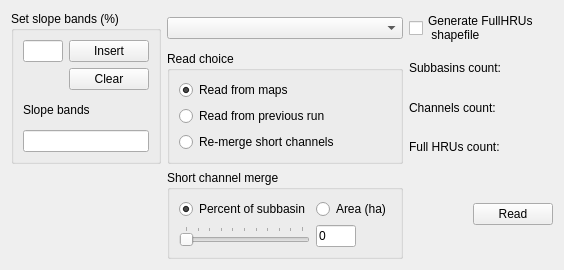
    <widget class="QWidget" name="widget" native="true">
     <property name="sizePolicy">
      <sizepolicy hsizetype="Preferred" vsizetype="Preferred">
       <horstretch>0</horstretch>
       <verstretch>0</verstretch>
      </sizepolicy>
     </property>
     <layout class="QGridLayout" name="gridLayout_13">
      <item row="0" column="1">
       <widget class="QComboBox" name="floodplainCombo">
        <property name="sizePolicy">
         <sizepolicy hsizetype="Expanding" vsizetype="Fixed">
          <horstretch>0</horstretch>
          <verstretch>0</verstretch>
         </sizepolicy>
        </property>
        <property name="toolTip">
         <string/>
        </property>
        <property name="maxVisibleItems">
         <number>20</number>
        </property>
       </widget>
      </item>
      <item row="3" column="2" colspan="2">
       <widget class="QLabel" name="fullHRUsLabel">
        <property name="sizePolicy">
         <sizepolicy hsizetype="Preferred" vsizetype="Preferred">
          <horstretch>0</horstretch>
          <verstretch>0</verstretch>
         </sizepolicy>
        </property>
        <property name="text">
         <string>Full HRUs count:   </string>
        </property>
       </widget>
      </item>
      <item row="1" column="1" rowspan="3">
       <widget class="QGroupBox" name="readChoiceGroup">
        <property name="sizePolicy">
         <sizepolicy hsizetype="Preferred" vsizetype="Preferred">
          <horstretch>0</horstretch>
          <verstretch>0</verstretch>
         </sizepolicy>
        </property>
        <property name="title">
         <string>Read choice</string>
        </property>
        <layout class="QGridLayout" name="gridLayout">
         <item row="2" column="0">
          <widget class="QRadioButton" name="readFromPrevious">
           <property name="sizePolicy">
            <sizepolicy hsizetype="Expanding" vsizetype="Fixed">
             <horstretch>0</horstretch>
             <verstretch>0</verstretch>
            </sizepolicy>
           </property>
           <property name="text">
            <string>Read from previous run</string>
           </property>
          </widget>
         </item>
         <item row="3" column="0">
          <widget class="QRadioButton" name="remerge">
           <property name="sizePolicy">
            <sizepolicy hsizetype="Expanding" vsizetype="Fixed">
             <horstretch>0</horstretch>
             <verstretch>0</verstretch>
            </sizepolicy>
           </property>
           <property name="text">
            <string>Re-merge short channels</string>
           </property>
          </widget>
         </item>
         <item row="0" column="0">
          <widget class="QRadioButton" name="readFromMaps">
           <property name="sizePolicy">
            <sizepolicy hsizetype="Expanding" vsizetype="Fixed">
             <horstretch>0</horstretch>
             <verstretch>0</verstretch>
            </sizepolicy>
           </property>
           <property name="text">
            <string>Read from maps</string>
           </property>
           <property name="checked">
            <bool>true</bool>
           </property>
          </widget>
         </item>
        </layout>
       </widget>
      </item>
      <item row="0" column="2" colspan="2">
       <widget class="QCheckBox" name="generateFullHRUs">
        <property name="sizePolicy">
         <sizepolicy hsizetype="Preferred" vsizetype="Fixed">
          <horstretch>0</horstretch>
          <verstretch>0</verstretch>
         </sizepolicy>
        </property>
        <property name="toolTip">
         <string>&lt;!DOCTYPE HTML PUBLIC &quot;-//W3C//DTD HTML 4.0//EN&quot; &quot;http://www.w3.org/TR/REC-html40/strict.dtd&quot;&gt;
&lt;html&gt;&lt;head&gt;&lt;meta name=&quot;qrichtext&quot; content=&quot;1&quot; /&gt;&lt;style type=&quot;text/css&quot;&gt;
p, li { white-space: pre-wrap; }
&lt;/style&gt;&lt;/head&gt;&lt;body style=&quot; font-family:'MS Shell Dlg 2'; font-size:8.25pt; font-weight:400; font-style:normal;&quot;&gt;
&lt;p style=&quot; margin-top:0px; margin-bottom:0px; margin-left:0px; margin-right:0px; -qt-block-indent:0; text-indent:0px;&quot;&gt;&lt;span style=&quot; font-size:8pt;&quot;&gt;Check to create and load a shapefile showing all the potential HRUs.&lt;/span&gt;&lt;/p&gt;
&lt;p style=&quot;-qt-paragraph-type:empty; margin-top:0px; margin-bottom:0px; margin-left:0px; margin-right:0px; -qt-block-indent:0; text-indent:0px; font-size:8pt;&quot;&gt;&lt;/p&gt;
&lt;p style=&quot; margin-top:0px; margin-bottom:0px; margin-left:0px; margin-right:0px; -qt-block-indent:0; text-indent:0px;&quot;&gt;&lt;span style=&quot; font-size:8pt;&quot;&gt;You will need this file if you intend to visualise HRU results.&lt;/span&gt;&lt;/p&gt;
&lt;p style=&quot;-qt-paragraph-type:empty; margin-top:0px; margin-bottom:0px; margin-left:0px; margin-right:0px; -qt-block-indent:0; text-indent:0px; font-size:8pt;&quot;&gt;&lt;/p&gt;&lt;/body&gt;&lt;/html&gt;</string>
        </property>
        <property name="text">
         <string>Generate FullHRUs
 shapefile</string>
        </property>
       </widget>
      </item>
      <item row="4" column="1">
       <widget class="QGroupBox" name="shortChannelGroup">
        <property name="sizePolicy">
         <sizepolicy hsizetype="Preferred" vsizetype="Preferred">
          <horstretch>0</horstretch>
          <verstretch>0</verstretch>
         </sizepolicy>
        </property>
        <property name="toolTip">
         <string>&lt;html&gt;&lt;head/&gt;&lt;body&gt;&lt;p&gt;Short channels can occur when stream junctions happen to be close together. There is an option to merge them, and hence their landscape units, by selecting a threshold of either a percentage of the subbasin area or an area in hectares. Channels with a drainage area less than the threshold will, where possible, be merged with a downstream channel. Channels are not merged if they have a user-defined reservoir, or if the downstream channel is in a different subbasin. Setting the threshold to zero prevents any merging.&lt;/p&gt;&lt;/body&gt;&lt;/html&gt;</string>
        </property>
        <property name="title">
         <string>Short channel merge</string>
        </property>
        <layout class="QGridLayout" name="gridLayout_4">
         <item row="0" column="0">
          <widget class="QRadioButton" name="channelPercentButton">
           <property name="text">
            <string>Percent of subbasin</string>
           </property>
           <property name="checked">
            <bool>true</bool>
           </property>
          </widget>
         </item>
         <item row="0" column="1">
          <widget class="QRadioButton" name="channelAreaButton">
           <property name="text">
            <string>Area (ha)</string>
           </property>
          </widget>
         </item>
         <item row="1" column="0">
          <widget class="QSlider" name="channelMergeSlider">
           <property name="sizePolicy">
            <sizepolicy hsizetype="Expanding" vsizetype="Fixed">
             <horstretch>0</horstretch>
             <verstretch>0</verstretch>
            </sizepolicy>
           </property>
           <property name="maximum">
            <number>100</number>
           </property>
           <property name="orientation">
            <enum>Qt::Horizontal</enum>
           </property>
           <property name="tickPosition">
            <enum>QSlider::TicksAbove</enum>
           </property>
          </widget>
         </item>
         <item row="1" column="1">
          <widget class="QLineEdit" name="channelMergeVal">
           <property name="maximumSize">
            <size>
             <width>40</width>
             <height>16777215</height>
            </size>
           </property>
           <property name="text">
            <string>0</string>
           </property>
          </widget>
         </item>
        </layout>
       </widget>
      </item>
      <item row="1" column="2" colspan="2">
       <widget class="QLabel" name="subbasinsLabel">
        <property name="sizePolicy">
         <sizepolicy hsizetype="Preferred" vsizetype="Preferred">
          <horstretch>0</horstretch>
          <verstretch>0</verstretch>
         </sizepolicy>
        </property>
        <property name="text">
         <string>Subbasins count:  </string>
        </property>
       </widget>
      </item>
      <item row="2" column="2" colspan="2">
       <widget class="QLabel" name="channelsLabel">
        <property name="sizePolicy">
         <sizepolicy hsizetype="Preferred" vsizetype="Preferred">
          <horstretch>0</horstretch>
          <verstretch>0</verstretch>
         </sizepolicy>
        </property>
        <property name="text">
         <string>Channels count:  </string>
        </property>
       </widget>
      </item>
      <item row="0" column="0" rowspan="4">
       <widget class="QGroupBox" name="slopeGroup">
        <property name="sizePolicy">
         <sizepolicy hsizetype="Preferred" vsizetype="Preferred">
          <horstretch>0</horstretch>
          <verstretch>0</verstretch>
         </sizepolicy>
        </property>
        <property name="maximumSize">
         <size>
          <width>150</width>
          <height>16777215</height>
         </size>
        </property>
        <property name="title">
         <string>Set slope bands (%)</string>
        </property>
        <layout class="QGridLayout" name="gridLayout_3">
         <item row="1" column="1">
          <widget class="QPushButton" name="clearButton">
           <property name="sizePolicy">
            <sizepolicy hsizetype="MinimumExpanding" vsizetype="Fixed">
             <horstretch>0</horstretch>
             <verstretch>0</verstretch>
            </sizepolicy>
           </property>
           <property name="toolTip">
            <string>Cancel all slope bands</string>
           </property>
           <property name="text">
            <string>Clear</string>
           </property>
           <property name="autoDefault">
            <bool>false</bool>
           </property>
          </widget>
         </item>
         <item row="0" column="0">
          <widget class="QLineEdit" name="slopeBand">
           <property name="toolTip">
            <string>Enter a slope percent value to be a new boundary between slope bands.</string>
           </property>
          </widget>
         </item>
         <item row="2" column="0" colspan="2">
          <widget class="QLabel" name="slopeBandsLabel">
           <property name="text">
            <string>Slope bands</string>
           </property>
          </widget>
         </item>
         <item row="3" column="0" colspan="2">
          <widget class="QLineEdit" name="slopeBrowser">
           <property name="readOnly">
            <bool>true</bool>
           </property>
          </widget>
         </item>
         <item row="1" column="0">
          <spacer name="horizontalSpacer">
           <property name="orientation">
            <enum>Qt::Horizontal</enum>
           </property>
           <property name="sizeHint" stdset="0">
            <size>
             <width>40</width>
             <height>20</height>
            </size>
           </property>
          </spacer>
         </item>
         <item row="0" column="1">
          <widget class="QPushButton" name="insertButton">
           <property name="sizePolicy">
            <sizepolicy hsizetype="MinimumExpanding" vsizetype="Fixed">
             <horstretch>0</horstretch>
             <verstretch>0</verstretch>
            </sizepolicy>
           </property>
           <property name="toolTip">
            <string>Insert a new division between slope bands</string>
           </property>
           <property name="text">
            <string>Insert</string>
           </property>
           <property name="autoDefault">
            <bool>false</bool>
           </property>
          </widget>
         </item>
        </layout>
        <zorder>clearButton</zorder>
        <zorder>slopeBand</zorder>
        <zorder>slopeBandsLabel</zorder>
        <zorder>slopeBrowser</zorder>
        <zorder>horizontalSpacer</zorder>
        <zorder>insertButton</zorder>
       </widget>
      </item>
      <item row="4" column="2">
       <spacer name="horizontalSpacer_4">
        <property name="orientation">
         <enum>Qt::Horizontal</enum>
        </property>
        <property name="sizeHint" stdset="0">
         <size>
          <width>58</width>
          <height>20</height>
         </size>
        </property>
       </spacer>
      </item>
      <item row="4" column="3">
       <widget class="QPushButton" name="readButton">
        <property name="sizePolicy">
         <sizepolicy hsizetype="MinimumExpanding" vsizetype="Fixed">
          <horstretch>0</horstretch>
          <verstretch>0</verstretch>
         </sizepolicy>
        </property>
        <property name="toolTip">
         <string>Read watershed, landuse, and soil data to create potential HRUs.</string>
        </property>
        <property name="text">
         <string>Read</string>
        </property>
        <property name="autoDefault">
         <bool>false</bool>
        </property>
       </widget>
      </item>
      <item row="4" column="0">
       <spacer name="horizontalSpacer_5">
        <property name="orientation">
         <enum>Qt::Horizontal</enum>
        </property>
        <property name="sizeType">
         <enum>QSizePolicy::Preferred</enum>
        </property>
        <property name="sizeHint" stdset="0">
         <size>
          <width>148</width>
          <height>20</height>
         </size>
        </property>
       </spacer>
      </item>
     </layout>
     <zorder>floodplainCombo</zorder>
     <zorder>fullHRUsLabel</zorder>
     <zorder>readChoiceGroup</zorder>
     <zorder>generateFullHRUs</zorder>
     <zorder>shortChannelGroup</zorder>
     <zorder>subbasinsLabel</zorder>
     <zorder>channelsLabel</zorder>
     <zorder>slopeGroup</zorder>
     <zorder>horizontalSpacer_4</zorder>
     <zorder>readButton</zorder>
     <zorder>horizontalSpacer_5</zorder>
    </widget>
